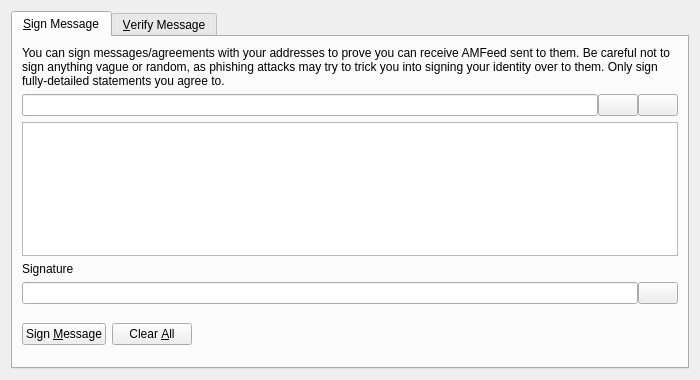
<?xml version="1.0" encoding="UTF-8"?>
<ui version="4.0">
 <class>SignVerifyMessageDialog</class>
 <widget class="QDialog" name="SignVerifyMessageDialog">
  <property name="geometry">
   <rect>
    <x>0</x>
    <y>0</y>
    <width>700</width>
    <height>380</height>
   </rect>
  </property>
  <property name="windowTitle">
   <string>Signatures - Sign / Verify a Message</string>
  </property>
  <property name="modal">
   <bool>true</bool>
  </property>
  <layout class="QVBoxLayout" name="verticalLayout">
   <item>
    <widget class="QTabWidget" name="tabWidget">
     <property name="currentIndex">
      <number>0</number>
     </property>
     <widget class="QWidget" name="tabSignMessage">
      <attribute name="title">
       <string>&amp;Sign Message</string>
      </attribute>
      <layout class="QVBoxLayout" name="verticalLayout_SM">
       <item>
        <widget class="QLabel" name="infoLabel_SM">
         <property name="text">
          <string>You can sign messages/agreements with your addresses to prove you can receive AMFeed sent to them. Be careful not to sign anything vague or random, as phishing attacks may try to trick you into signing your identity over to them. Only sign fully-detailed statements you agree to.</string>
         </property>
         <property name="textFormat">
          <enum>Qt::PlainText</enum>
         </property>
         <property name="wordWrap">
          <bool>true</bool>
         </property>
        </widget>
       </item>
       <item>
        <layout class="QHBoxLayout" name="horizontalLayout_1_SM">
         <property name="spacing">
          <number>0</number>
         </property>
         <item>
          <widget class="QValidatedLineEdit" name="addressIn_SM">
           <property name="toolTip">
            <string>The AMFeed address to sign the message with</string>
           </property>
          </widget>
         </item>
         <item>
          <widget class="QPushButton" name="addressBookButton_SM">
           <property name="toolTip">
            <string>Choose previously used address</string>
           </property>
           <property name="text">
            <string/>
           </property>
           <property name="shortcut">
            <string>Alt+A</string>
           </property>
           <property name="autoDefault">
            <bool>false</bool>
           </property>
          </widget>
         </item>
         <item>
          <widget class="QPushButton" name="pasteButton_SM">
           <property name="toolTip">
            <string>Paste address from clipboard</string>
           </property>
           <property name="text">
            <string/>
           </property>
           <property name="shortcut">
            <string>Alt+P</string>
           </property>
           <property name="autoDefault">
            <bool>false</bool>
           </property>
          </widget>
         </item>
        </layout>
       </item>
       <item>
        <widget class="QPlainTextEdit" name="messageIn_SM">
         <property name="toolTip">
          <string>Enter the message you want to sign here</string>
         </property>
        </widget>
       </item>
       <item>
        <widget class="QLabel" name="signatureLabel_SM">
         <property name="text">
          <string>Signature</string>
         </property>
         <property name="textFormat">
          <enum>Qt::PlainText</enum>
         </property>
        </widget>
       </item>
       <item>
        <layout class="QHBoxLayout" name="horizontalLayout_2_SM">
         <property name="spacing">
          <number>0</number>
         </property>
         <item>
          <widget class="QLineEdit" name="signatureOut_SM">
           <property name="font">
            <font>
             <italic>true</italic>
            </font>
           </property>
           <property name="readOnly">
            <bool>true</bool>
           </property>
          </widget>
         </item>
         <item>
          <widget class="QPushButton" name="copySignatureButton_SM">
           <property name="toolTip">
            <string>Copy the current signature to the system clipboard</string>
           </property>
           <property name="text">
            <string/>
           </property>
           <property name="autoDefault">
            <bool>false</bool>
           </property>
          </widget>
         </item>
        </layout>
       </item>
       <item>
        <layout class="QHBoxLayout" name="horizontalLayout_3_SM">
         <item>
          <widget class="QPushButton" name="signMessageButton_SM">
           <property name="toolTip">
            <string>Sign the message to prove you own this AMFeed address</string>
           </property>
           <property name="text">
            <string>Sign &amp;Message</string>
           </property>
           <property name="autoDefault">
            <bool>false</bool>
           </property>
          </widget>
         </item>
         <item>
          <widget class="QPushButton" name="clearButton_SM">
           <property name="toolTip">
            <string>Reset all sign message fields</string>
           </property>
           <property name="text">
            <string>Clear &amp;All</string>
           </property>
           <property name="autoDefault">
            <bool>false</bool>
           </property>
          </widget>
         </item>
         <item>
          <spacer name="horizontalSpacer_1_SM">
           <property name="orientation">
            <enum>Qt::Horizontal</enum>
           </property>
           <property name="sizeHint" stdset="0">
            <size>
             <width>40</width>
             <height>48</height>
            </size>
           </property>
          </spacer>
         </item>
         <item>
          <widget class="QLabel" name="statusLabel_SM">
           <property name="font">
            <font>
             <weight>75</weight>
             <bold>true</bold>
            </font>
           </property>
           <property name="text">
            <string/>
           </property>
           <property name="wordWrap">
            <bool>true</bool>
           </property>
          </widget>
         </item>
         <item>
          <spacer name="horizontalSpacer_2_SM">
           <property name="orientation">
            <enum>Qt::Horizontal</enum>
           </property>
           <property name="sizeHint" stdset="0">
            <size>
             <width>40</width>
             <height>48</height>
            </size>
           </property>
          </spacer>
         </item>
        </layout>
       </item>
      </layout>
     </widget>
     <widget class="QWidget" name="tabVerifyMessage">
      <attribute name="title">
       <string>&amp;Verify Message</string>
      </attribute>
      <layout class="QVBoxLayout" name="verticalLayout_VM">
       <item>
        <widget class="QLabel" name="infoLabel_VM">
         <property name="text">
          <string>Enter the receiver's address, message (ensure you copy line breaks, spaces, tabs, etc. exactly) and signature below to verify the message. Be careful not to read more into the signature than what is in the signed message itself, to avoid being tricked by a man-in-the-middle attack. Note that this only proves the signing party receives with the address, it cannot prove sendership of any transaction!</string>
         </property>
         <property name="textFormat">
          <enum>Qt::PlainText</enum>
         </property>
         <property name="alignment">
          <set>Qt::AlignLeading|Qt::AlignLeft|Qt::AlignTop</set>
         </property>
         <property name="wordWrap">
          <bool>true</bool>
         </property>
        </widget>
       </item>
       <item>
        <layout class="QHBoxLayout" name="horizontalLayout_1_VM">
         <property name="spacing">
          <number>0</number>
         </property>
         <item>
          <widget class="QValidatedLineEdit" name="addressIn_VM">
           <property name="toolTip">
            <string>The AMFeed address the message was signed with</string>
           </property>
          </widget>
         </item>
         <item>
          <widget class="QPushButton" name="addressBookButton_VM">
           <property name="toolTip">
            <string>Choose previously used address</string>
           </property>
           <property name="text">
            <string/>
           </property>
           <property name="shortcut">
            <string>Alt+A</string>
           </property>
           <property name="autoDefault">
            <bool>false</bool>
           </property>
          </widget>
         </item>
        </layout>
       </item>
       <item>
        <widget class="QPlainTextEdit" name="messageIn_VM"/>
       </item>
       <item>
        <widget class="QValidatedLineEdit" name="signatureIn_VM"/>
       </item>
       <item>
        <layout class="QHBoxLayout" name="horizontalLayout_2_VM">
         <item>
          <widget class="QPushButton" name="verifyMessageButton_VM">
           <property name="toolTip">
            <string>Verify the message to ensure it was signed with the specified AMFeed address</string>
           </property>
           <property name="text">
            <string>Verify &amp;Message</string>
           </property>
           <property name="autoDefault">
            <bool>false</bool>
           </property>
          </widget>
         </item>
         <item>
          <widget class="QPushButton" name="clearButton_VM">
           <property name="toolTip">
            <string>Reset all verify message fields</string>
           </property>
           <property name="text">
            <string>Clear &amp;All</string>
           </property>
           <property name="autoDefault">
            <bool>false</bool>
           </property>
          </widget>
         </item>
         <item>
          <spacer name="horizontalSpacer_1_VM">
           <property name="orientation">
            <enum>Qt::Horizontal</enum>
           </property>
           <property name="sizeHint" stdset="0">
            <size>
             <width>40</width>
             <height>48</height>
            </size>
           </property>
          </spacer>
         </item>
         <item>
          <widget class="QLabel" name="statusLabel_VM">
           <property name="font">
            <font>
             <weight>75</weight>
             <bold>true</bold>
            </font>
           </property>
           <property name="text">
            <string/>
           </property>
           <property name="wordWrap">
            <bool>true</bool>
           </property>
          </widget>
         </item>
         <item>
          <spacer name="horizontalSpacer_2_VM">
           <property name="orientation">
            <enum>Qt::Horizontal</enum>
           </property>
           <property name="sizeHint" stdset="0">
            <size>
             <width>40</width>
             <height>48</height>
            </size>
           </property>
          </spacer>
         </item>
        </layout>
       </item>
      </layout>
     </widget>
    </widget>
   </item>
  </layout>
 </widget>
 <customwidgets>
  <customwidget>
   <class>QValidatedLineEdit</class>
   <extends>QLineEdit</extends>
   <header>qvalidatedlineedit.h</header>
  </customwidget>
 </customwidgets>
 <resources>
  <include location="../amfeed.qrc"/>
 </resources>
 <connections/>
</ui>
